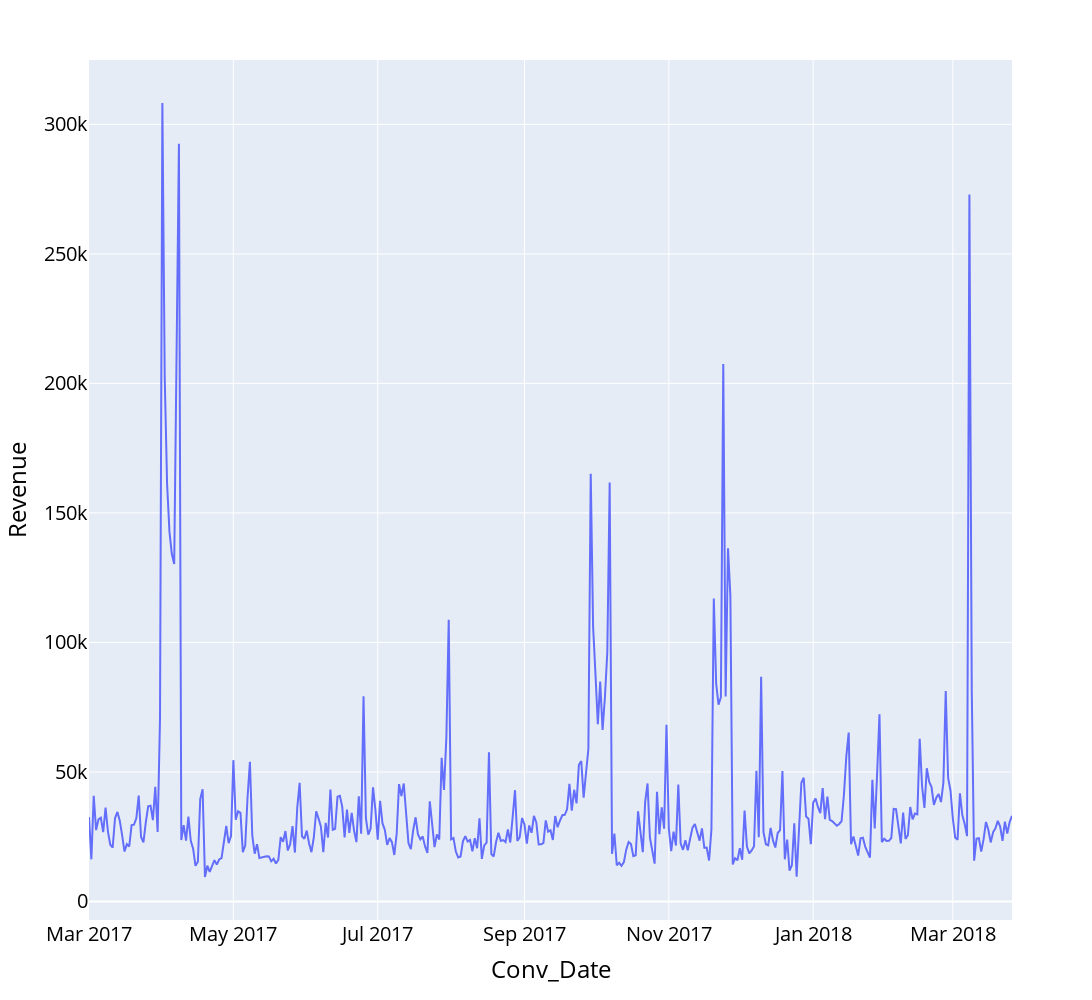

Notebook code for this chart:
### Code cell
# Revenue per day
fig = px.line(df.groupby(['Conv_Date'], as_index=False)['Revenue'].sum(), x="Conv_Date", y="Revenue")

fig.update_layout(
    autosize=False,
    width=2500,
    height=1000,
    font=dict(
            size=20,
            color='#000000'
        ))  

fig.show()

### Figure 1 — Plotly figure (JSON) as saved in the notebook; plotly's stock layout.template omitted (floating-point values rounded to 4 significant figures; data arrays with more than 128 entries replaced by an {"elided": "..."} marker saying what was removed)
{"data": [{"hovertemplate": "Conv_Date=%{x}<br>Revenue=%{y}<extra></extra>", "legendgroup": "", "line": {"color": "#636efa", "dash": "solid"}, "marker": {"symbol": "circle"}, "mode": "lines", "name": "", "orientation": "v", "showlegend": false, "type": "scatter", "x": {"elided": "389 str values"}, "xaxis": "x", "y": {"elided": "389 float values"}, "yaxis": "y"}], "layout": {"autosize": false, "font": {"color": "#000000", "size": 20}, "height": 1000, "legend": {"tracegroupgap": 0}, "margin": {"t": 60}, "width": 2500, "xaxis": {"anchor": "y", "domain": [0, 1], "title": {"text": "Conv_Date"}}, "yaxis": {"anchor": "x", "domain": [0, 1], "title": {"text": "Revenue"}}}}
